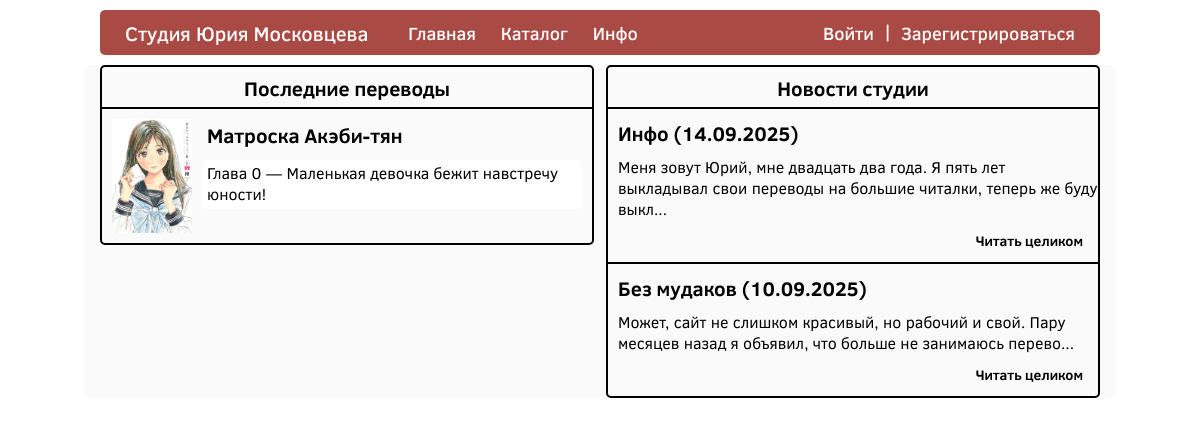
/home/, run on the app's committed database.
### manga_section/models.py (models this page shows, shortened)
class Manga(models.Model):
    manga_name = models.CharField(max_length=150,
                                  verbose_name='Название')
    manga_slug = models.SlugField(max_length=200,
                                  verbose_name='SLUG-адрес',
                                  unique=True)
    genres = models.ManyToManyField(Genre,
                                    verbose_name='Жанр')
    authors = models.ManyToManyField(Author,
                                     verbose_name='Автор')
    description = models.TextField(verbose_name='Описание')

class Chapter(models.Model):
    volume = models.ForeignKey(Volume,
                              on_delete=models.CASCADE,
                              related_name='chapters',
                              verbose_name='Манга')
    ch_number = models.PositiveIntegerField(verbose_name='Номер')
    ch_name = models.CharField(max_length=100,
                               verbose_name='Название')
    add_date = models.DateTimeField(auto_now_add=True,
                                    verbose_name='Дата и время создания')
    def get_chapter_display(self):
        num = float(self.ch_number)
        if num.is_integer():
            return str(int(num))
        else:
            return str(num)

### post_section/models.py (models this page shows, shortened)
class Post(models.Model):
    post_name = models.CharField(max_length=150,
                                 verbose_name='Название')
    post_slug = models.SlugField(max_length=200,
                                 unique=True,
                                 verbose_name='SLUG-адрес')
    content = RichTextUploadingField(verbose_name='Содержание')
    add_date = models.DateTimeField(auto_now_add=True,
                                    verbose_name='Дата и время создания')
    view_count = models.PositiveIntegerField(default=0,
                                             editable=False,
                                             verbose_name='Счётчик просмотров')
    def get_short_content(self, max_length=115):
        content_no_images = re.sub(r'<img[^>]*>', '', self.content)
        content_no_nbsp = re.sub(r'&nbsp;', ' ', content_no_images)
        text_only = re.sub(r'<[^>]*>', '', content_no_nbsp)
        if len(text_only) > max_length:
            return text_only[:max_length] + '...'
        return text_only
    def get_short_content_safe(self, max_length=115):
        from django.utils.safestring import mark_safe
        return mark_safe(self.get_short_content(max_length))

### main_section/views.py (the view)
# urls.py: path('home/', main_section_views.main_page, name='home-page'),
def main_page(request):
    last_week = timezone.now() - timezone.timedelta(days=7)
    recent_chapters = Chapter.objects.filter(
        add_date__gte=last_week
    ).select_related(
        'volume__manga'
    ).prefetch_related(
        Prefetch('volume__manga__volumes',
                 queryset=Volume.objects.order_by('-vol_number'),
                 to_attr='latest_volumes')
    ).order_by('-add_date')
    recent_posts = Post.objects.filter(
        add_date__gte=last_week
    ).order_by('-add_date')
    manga_dict = {}
    for chapter in recent_chapters:
        manga = chapter.volume.manga
        if manga.id not in manga_dict:
            latest_volume = manga.volumes.order_by('-vol_number').first()
            cover = latest_volume.vol_cover if latest_volume else None
            manga_dict[manga.id] = {
                'manga': manga,
                'cover': cover,
                'chapters': []
            }
        manga_dict[manga.id]['chapters'].append(chapter)
    context = {
        'recent_manga': list(manga_dict.values()),
        'recent_post': recent_posts
    }
    return render(request, 'main_page.html', context)

### templates/main_page.html (shortened to what this page needs)
{% extends "top_panel.html" %}
{% load static %}
{% block content %}
    <link rel="stylesheet" href="{% static 'main_section/css/main_page.css' %}">
    <div class="main_container">
        <div class="updates_container">
            <div class="block_title">
                <h1>Последние переводы</h1>
            </div>
            <div class="block_container">
                {% for item in recent_manga %}
                    <div class="block">
                        <div class="block_img">
                            <img src={{ item.cover.url }}>
                        </div>
                        <div class="block_text">
                            <div class="block_info">
                                <a href="{% url 'manga-page' slug=item.manga.manga_slug %}">{{ item.manga.manga_name }}</a>
                            </div>
                            <div class="block_chapters">
                                {% for chapter in item.chapters %}
                                <div class="one_chapter">
                                    <a href="{% url 'chapter-page' manga_slug=item.manga.manga_slug ch_number=chapter.get_chapter_display %}">
                                        Глава {{ chapter.get_chapter_display }}
                                        {% if chapter.ch_name and chapter.ch_name.strip %}
                                             — {{ chapter.ch_name }}
                                        {% endif %}
                                    </a>
                                </div>
                                {% endfor %}
                            </div>
                        </div>
                    </div>
                {% endfor %}
            </div>
        </div>
        <div class="news_container">
            <div class="block_title">
                <h1>Новости студии</h1>
            </div>
            <div class="block_container">
                {% for post in recent_post %}
                    <div class="post_block">
                        <div class="post_block_title">
                            <h1>{{ post.post_name }} ({{ post.add_date|date:"d.m.Y" }})</h1>
                        </div>
                        <div class="post_block_content">
                            <p>{{ post.get_short_content_safe }}</p>
                        </div>
                        <div class="read_more">
                            <a href="{% url 'post-page' post_slug=post.post_slug %}">Читать целиком</a>
                        </div>
                    </div>
                {% endfor %}
            </div>
        </div>
    </div>
{% endblock %}

### main_section/static/main_section/css/top_panel.css (style rules this page uses)
body, html { width: 100%; margin: 0; padding: 0; font-family: 'ClearSans'; }

### main_section/static/main_section/css/main_page.css (style rules this page uses)
body, html { width: 100%; margin: 0; padding: 0; font-family: 'ClearSans'; }
.main_container { display: flex; justify-content: space-between; padding: 0 15px; background: #FAFAFA; width: 1000px; height: fit-content; margin: 10px auto; border-radius: 5px; }
.updates_container { width: 490px; height: fit-content; border: 2px solid #000000; border-radius: 5px; }
.news_container { width: 490px; height: fit-content; border: 2px solid #000000; border-radius: 5px; }
.block_title { display: flex; align-items: center; width: 100%; height: 40px; }
.block_title h1 { font-size: 20px; text-align: center; margin: 0 auto; }
.block_container { width: 100%; }
.block { display: flex; width: 100%; border-top: 2px solid black; height: fit-content; }
.post_block { display: flex; width: 100%; border-top: 2px solid black; height: fit-content; }
.block_img { margin: 10px 0 10px 10px; height: fit-content; }
.block_img img { display: block; width: 80px; }
.block_text { display: flex; flex-direction: column; width: 100%; margin: 10px; }
.block_info { display: flex; justify-content: center; width: fit-content; margin-bottom: 10px; box-sizing: border-box; }
.block_info a { font-size: 20px; font-weight: bold; text-decoration: none; color: black; margin: 0; padding: 2px 5px; transition: all 0.2s ease; border-radius: 5px; }
.block_chapters { display: flex; flex-direction: column; gap: 10px; }
.one_chapter { padding: 2px 5px; width: fit-content; max-width: 100%; border-radius: 5px; background: #fff; transition: all 0.2s ease; box-sizing: border-box; cursor: pointer; }
.one_chapter a { margin: 0; padding: 0; text-decoration: none; color: black; display: block; width: 100%; }
.post_block { display: flex; flex-direction: column; border-top: 2px solid black; }
.post_block_title { margin: 10px 0 10px 10px; width: fit-content; }
.post_block_title h1 { margin: 0; padding: 0; font-size: 20px; }
.post_block_content { margin: 0 0 10px 10px; width: fit-content; }
.post_block_content p { margin: 0; padding: 0; font-size: 16px; }
.read_more { display: flex; margin: 0 10px 10px auto; transition: all 0.2s ease; border-radius: 5px; }
.read_more a { margin: auto 0; padding: 2px 5px; text-decoration: none; color: black; font-size: 14px; font-weight: bold; }

### data on the page
Manga: manga.manga_name "Матроска Акэби-тян"
Chapter: chapter "0", ch_name "Маленькая девочка бежит навстречу юности!"
Post: post_name "Инфо", add_date "14.09.2025", get_short_content_safe "Меня зовут Юрий, мне двадцать два года. Я пять лет выкладывал свои переводы на большие читалки, теперь же буду выкл..."
Post: post_name "Без мудаков", add_date "10.09.2025", get_short_content_safe "Может, сайт не слишком красивый, но рабочий и свой. Пару месяцев назад я объявил, что больше не занимаюсь перево..."
